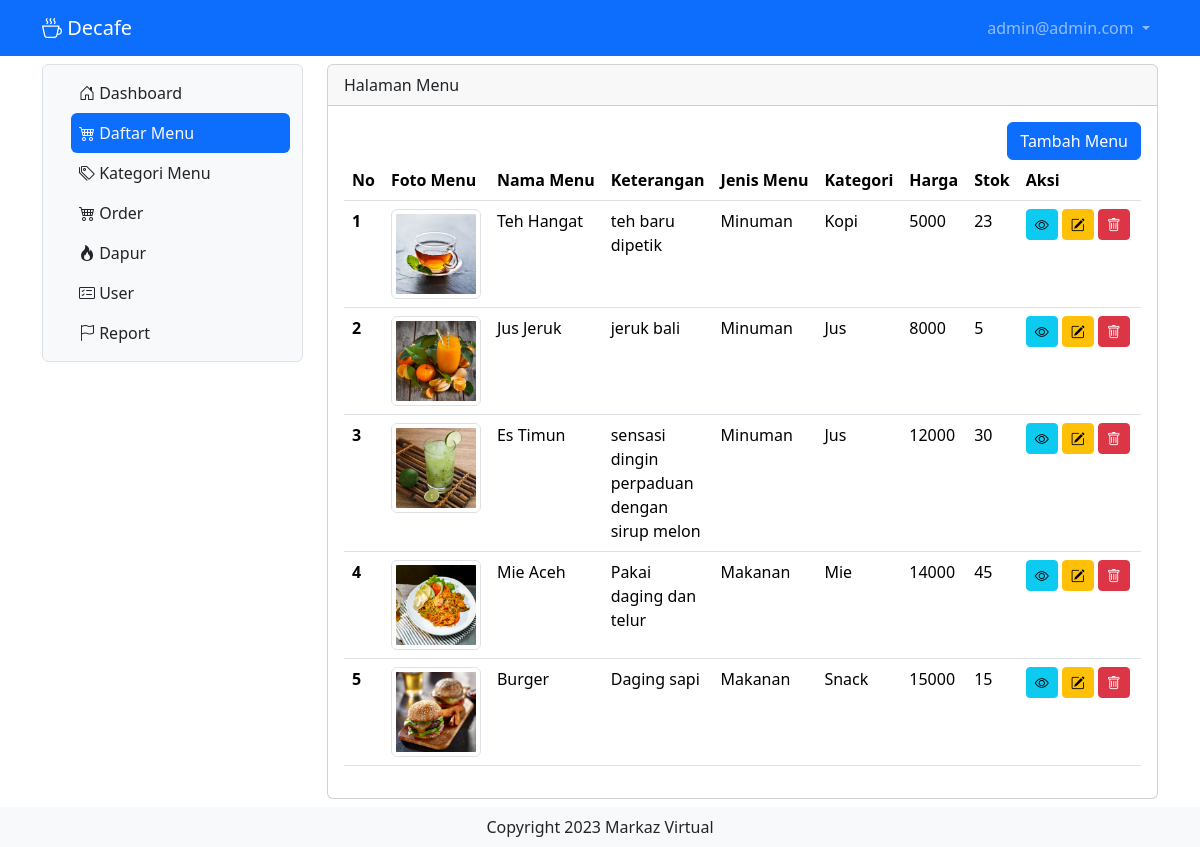
Page /menu (signed in) on the committed database.
### tables this page shows
CREATE TABLE IF NOT EXISTS `tb_user` (
  `id` int NOT NULL AUTO_INCREMENT,
  `nama` varchar(200) DEFAULT NULL,
  `username` varchar(200) DEFAULT NULL,
  `password` varchar(200) DEFAULT NULL,
  `level` int DEFAULT NULL,
  `nohp` varchar(15) DEFAULT NULL,
  `alamat` varchar(300) DEFAULT NULL,
  PRIMARY KEY (`id`)
);

CREATE TABLE IF NOT EXISTS `tb_daftar_menu` (
  `id` int NOT NULL AUTO_INCREMENT,
  `foto` varchar(200) DEFAULT NULL,
  `nama_menu` varchar(200) DEFAULT NULL,
  `keterangan` varchar(200) DEFAULT NULL,
  `kategori` int DEFAULT NULL,
  `harga` varchar(50) DEFAULT NULL,
  `stok` varchar(300) DEFAULT NULL,
  PRIMARY KEY (`id`) USING BTREE,
  KEY `FK_tb_daftar_menu_tb_kategori_menu` (`kategori`)
);

CREATE TABLE IF NOT EXISTS `tb_kategori_menu` (
  `id_kat_menu` int NOT NULL AUTO_INCREMENT,
  `jenis_menu` int DEFAULT NULL,
  `kategori_menu` varchar(50) DEFAULT NULL,
  PRIMARY KEY (`id_kat_menu`) USING BTREE
);

### menu.php (the view, shortened to what this page needs)
<?php
include "proses/connect.php";
$query = mysqli_query($conn, "SELECT * FROM tb_daftar_menu
left JOIN tb_kategori_menu ON tb_kategori_menu.id_kat_menu = tb_daftar_menu.kategori");
while ($record = mysqli_fetch_array($query)) {
    $result[] = $record;
}
?>
<div class="col-lg-9 mt-2">
    <div class="card">
        <div class="card-header">
            Halaman Menu
        </div>
        <div class="card-body">
            <div class="row">
                <div class="col d-flex justify-content-end">
                    <button class="btn btn-primary" data-bs-toggle="modal" data-bs-target="#ModalTambahUser">Tambah Menu</button>
                </div>
            </div>
            <?php
            if (empty($result)) {
                echo "Data menu makanan atau minuman tidak ada";
            } else {
            ?>
                <div class="table-responsive">
                    <table class="table table-hover">
                        <thead>
                            <tr class="text-nowrap">
                                <th scope="col">No</th>
                                <th scope="col">Foto Menu</th>
                                <th scope="col">Nama Menu</th>
                                <th scope="col">Keterangan</th>
                                <th scope="col">Jenis Menu</th>
                                <th scope="col">Kategori</th>
                                <th scope="col">Harga</th>
                                <th scope="col">Stok</th>
                                <th scope="col">Aksi</th>
                            </tr>
                        </thead>
                        <tbody>
                            <?php
                            $no = 1;
                            foreach ($result as $row) {
                            ?>
                                <tr>
                                    <th scope="row"><?php echo $no++ ?></th>
                                    <td>
                                        <img src="assets/img/<?php echo $row['foto'] ?>" class="img-thumbnail" alt="...">
                                    </td>
                                    <td><?php echo $row['nama_menu'] ?></td>
                                    <td><?php echo $row['keterangan'] ?></td>
                                    <td><?php echo ($row['jenis_menu'] == 1) ? "Makanan" : "Minuman" ?></td>
                                    <td><?php echo $row['kategori_menu'] ?></td>
                                    <td><?php echo $row['harga'] ?></td>
                                    <td><?php echo $row['stok'] ?></td>
                                    <td>
                                        <div class="d-flex">
                                            <button class="btn btn-info btn-sm me-1" data-bs-toggle="modal" data-bs-target="#ModalView<?php echo $row['id'] ?>"><i class="bi bi-eye"></i></button>
                                            <button class="btn btn-warning btn-sm me-1" data-bs-toggle="modal" data-bs-target="#ModalEdit<?php echo $row['id'] ?>"><i class="bi bi-pencil-square"></i></button>
                                            <button class="btn btn-danger btn-sm me-1" data-bs-toggle="modal" data-bs-target="#ModalDelete<?php echo $row['id'] ?>"><i class="bi bi-trash"></i></button>
                                        </div>
                                    </td>
                                </tr>
                            <?php
                            } ?>
                        </tbody>
                    </table>
                </div>
            <?php
            } ?>
        </div>
    </div>
</div>

### header.php (shortened to what this page needs)
<?php
include "proses/connect.php";
$query = mysqli_query($conn, "SELECT * FROM tb_user WHERE username ='$_SESSION[username_decafe]'");
?>
<nav class="navbar navbar-expand  navbar-dark bg-primary sticky-top">
  <div class="container-lg ">
    <a class="navbar-brand" href="."><i class="bi bi-cup-hot"></i> Decafe</a>
    <div class="navbar-collapse collapse justify-content-end" id="navbarNavDropdown">
      <ul class="navbar-nav">
        <li class="nav-item dropdown">
          <a class="nav-link dropdown-toggle" href="#" role="button" data-bs-toggle="dropdown" aria-expanded="false">
            <?php
            echo $hasil['username']; ?>
          </a>
        </li>
      </ul>
    </div>
  </div>
</nav>

### rows in the picture
tb_user: username "admin@admin.com"
tb_daftar_menu: foto (picture), nama_menu "Teh Hangat", keterangan "teh baru dipetik", shows "Minuman", tb_kategori_menu.kategori_menu "Kopi", harga "5000", stok "23"
tb_daftar_menu: foto (picture), nama_menu "Jus Jeruk", keterangan "jeruk bali", shows "Minuman", tb_kategori_menu.kategori_menu "Jus", harga "8000", stok "5"
tb_daftar_menu: foto (picture), nama_menu "Es Timun", keterangan "sensasi dingin perpaduan dengan sirup melon", shows "Minuman", tb_kategori_menu.kategori_menu "Jus", harga "12000", stok "30"
tb_daftar_menu: foto (picture), nama_menu "Mie Aceh", keterangan "Pakai daging dan telur", shows "Makanan", tb_kategori_menu.kategori_menu "Mie", harga "14000", stok "45"
tb_daftar_menu: foto (picture), nama_menu "Burger", keterangan "Daging sapi", shows "Makanan", tb_kategori_menu.kategori_menu "Snack", harga "15000", stok "15"
